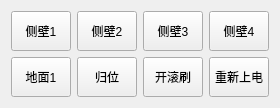
            <widget class="QWidget" name="tab_arm_ctrl">
             <attribute name="title">
              <string>机械臂控制</string>
             </attribute>
             <layout class="QVBoxLayout" name="verticalLayout">
              <item>
               <layout class="QGridLayout" name="gridLayout_3">
                <item row="1" column="0">
                 <widget class="QPushButton" name="pushButton_arm_position_ground_1">
                  <property name="sizePolicy">
                   <sizepolicy hsizetype="Fixed" vsizetype="Fixed">
                    <horstretch>0</horstretch>
                    <verstretch>0</verstretch>
                   </sizepolicy>
                  </property>
                  <property name="minimumSize">
                   <size>
                    <width>50</width>
                    <height>40</height>
                   </size>
                  </property>
                  <property name="maximumSize">
                   <size>
                    <width>60</width>
                    <height>40</height>
                   </size>
                  </property>
                  <property name="text">
                   <string>地面1</string>
                  </property>
                 </widget>
                </item>
                <item row="0" column="1">
                 <widget class="QPushButton" name="pushButton_arm_position_wall_2">
                  <property name="sizePolicy">
                   <sizepolicy hsizetype="Fixed" vsizetype="Fixed">
                    <horstretch>0</horstretch>
                    <verstretch>0</verstretch>
                   </sizepolicy>
                  </property>
                  <property name="minimumSize">
                   <size>
                    <width>50</width>
                    <height>40</height>
                   </size>
                  </property>
                  <property name="maximumSize">
                   <size>
                    <width>60</width>
                    <height>40</height>
                   </size>
                  </property>
                  <property name="text">
                   <string>侧壁2</string>
                  </property>
                 </widget>
                </item>
                <item row="0" column="2">
                 <widget class="QPushButton" name="pushButton_arm_position_wall_3">
                  <property name="sizePolicy">
                   <sizepolicy hsizetype="Fixed" vsizetype="Fixed">
                    <horstretch>0</horstretch>
                    <verstretch>0</verstretch>
                   </sizepolicy>
                  </property>
                  <property name="minimumSize">
                   <size>
                    <width>50</width>
                    <height>40</height>
                   </size>
                  </property>
                  <property name="maximumSize">
                   <size>
                    <width>60</width>
                    <height>40</height>
                   </size>
                  </property>
                  <property name="text">
                   <string>侧壁3</string>
                  </property>
                 </widget>
                </item>
                <item row="0" column="0">
                 <widget class="QPushButton" name="pushButton_arm_position_wall_1">
                  <property name="sizePolicy">
                   <sizepolicy hsizetype="Fixed" vsizetype="Fixed">
                    <horstretch>0</horstretch>
                    <verstretch>0</verstretch>
                   </sizepolicy>
                  </property>
                  <property name="minimumSize">
                   <size>
                    <width>50</width>
                    <height>40</height>
                   </size>
                  </property>
                  <property name="maximumSize">
                   <size>
                    <width>60</width>
                    <height>40</height>
                   </size>
                  </property>
                  <property name="text">
                   <string>侧壁1</string>
                  </property>
                 </widget>
                </item>
                <item row="0" column="3">
                 <widget class="QPushButton" name="pushButton_arm_position_wall_4">
                  <property name="sizePolicy">
                   <sizepolicy hsizetype="Fixed" vsizetype="Fixed">
                    <horstretch>0</horstretch>
                    <verstretch>0</verstretch>
                   </sizepolicy>
                  </property>
                  <property name="minimumSize">
                   <size>
                    <width>50</width>
                    <height>40</height>
                   </size>
                  </property>
                  <property name="maximumSize">
                   <size>
                    <width>60</width>
                    <height>40</height>
                   </size>
                  </property>
                  <property name="text">
                   <string>侧壁4</string>
                  </property>
                 </widget>
                </item>
                <item row="1" column="1">
                 <widget class="QPushButton" name="pushButton_arm_position_origin">
                  <property name="sizePolicy">
                   <sizepolicy hsizetype="Fixed" vsizetype="Fixed">
                    <horstretch>0</horstretch>
                    <verstretch>0</verstretch>
                   </sizepolicy>
                  </property>
                  <property name="minimumSize">
                   <size>
                    <width>50</width>
                    <height>40</height>
                   </size>
                  </property>
                  <property name="maximumSize">
                   <size>
                    <width>60</width>
                    <height>40</height>
                   </size>
                  </property>
                  <property name="text">
                   <string>归位</string>
                  </property>
                 </widget>
                </item>
                <item row="1" column="2">
                 <widget class="QPushButton" name="pushButton_brush">
                  <property name="sizePolicy">
                   <sizepolicy hsizetype="Fixed" vsizetype="Fixed">
                    <horstretch>0</horstretch>
                    <verstretch>0</verstretch>
                   </sizepolicy>
                  </property>
                  <property name="minimumSize">
                   <size>
                    <width>50</width>
                    <height>40</height>
                   </size>
                  </property>
                  <property name="maximumSize">
                   <size>
                    <width>60</width>
                    <height>40</height>
                   </size>
                  </property>
                  <property name="text">
                   <string>开滚刷</string>
                  </property>
                  <property name="checkable">
                   <bool>true</bool>
                  </property>
                  <property name="autoRepeat">
                   <bool>false</bool>
                  </property>
                  <property name="autoDefault">
                   <bool>false</bool>
                  </property>
                  <property name="default">
                   <bool>false</bool>
                  </property>
                  <property name="flat">
                   <bool>false</bool>
                  </property>
                 </widget>
                </item>
                <item row="1" column="3">
                 <widget class="QPushButton" name="pushButton_arm_power_restart">
                  <property name="sizePolicy">
                   <sizepolicy hsizetype="Fixed" vsizetype="Fixed">
                    <horstretch>0</horstretch>
                    <verstretch>0</verstretch>
                   </sizepolicy>
                  </property>
                  <property name="minimumSize">
                   <size>
                    <width>50</width>
                    <height>40</height>
                   </size>
                  </property>
                  <property name="maximumSize">
                   <size>
                    <width>60</width>
                    <height>40</height>
                   </size>
                  </property>
                  <property name="text">
                   <string>重新上电</string>
                  </property>
                 </widget>
                </item>
               </layout>
              </item>
             </layout>
            </widget>
